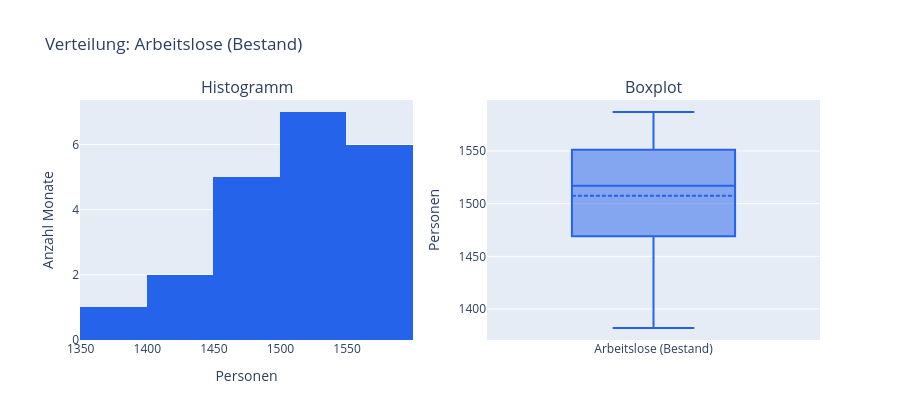

The code cell stored with this chart in its notebook:
### Markdown cell above
Für die Projektdokumentation werden Histogramm und Boxplot zusätzlich nebeneinander in einer gemeinsamen Abbildung zusammengefasst (`abb8_verteilung.png`).

### Code cell
from plotly.subplots import make_subplots

fig = make_subplots(rows=1, cols=2, subplot_titles=("Histogramm", "Boxplot"))
fig.add_trace(go.Histogram(x=kennzahlen["Arbeitslose (Bestand)"], nbinsx=8, marker_color="#2563eb"), row=1, col=1)
fig.add_trace(go.Box(y=kennzahlen["Arbeitslose (Bestand)"], name="Arbeitslose (Bestand)", marker_color="#2563eb",
                     boxmean=True), row=1, col=2)
fig.update_xaxes(title_text="Personen", row=1, col=1)
fig.update_yaxes(title_text="Anzahl Monate", row=1, col=1)
fig.update_yaxes(title_text="Personen", row=1, col=2)
fig.update_layout(title="Verteilung: Arbeitslose (Bestand)", height=420, showlegend=False)
export_abbildung(fig, "abb8_verteilung.png", 950, 420)
fig

### Figure 1 — Plotly figure (JSON) as saved in the notebook; plotly's stock layout.template omitted (floating-point values rounded to 4 significant figures)
{"data": [{"marker": {"color": "#2563eb"}, "nbinsx": 8, "type": "histogram", "x": [1470.0, 1382.0, 1414.0, 1457.0, 1438.0, 1509.0, 1475.0, 1587.0, 1585.0, 1519.0, 1517.0, 1466.0, 1551.0, 1542.0, 1543.0, 1565.0, 1552.0, 1500.0, 1497.0, 1564.0, 1523.0], "xaxis": "x", "yaxis": "y"}, {"boxmean": true, "marker": {"color": "#2563eb"}, "name": "Arbeitslose (Bestand)", "type": "box", "xaxis": "x2", "y": [1470.0, 1382.0, 1414.0, 1457.0, 1438.0, 1509.0, 1475.0, 1587.0, 1585.0, 1519.0, 1517.0, 1466.0, 1551.0, 1542.0, 1543.0, 1565.0, 1552.0, 1500.0, 1497.0, 1564.0, 1523.0], "yaxis": "y2"}], "layout": {"annotations": [{"font": {"size": 16}, "showarrow": false, "text": "Histogramm", "x": 0.225, "xanchor": "center", "xref": "paper", "y": 1.0, "yanchor": "bottom", "yref": "paper"}, {"font": {"size": 16}, "showarrow": false, "text": "Boxplot", "x": 0.775, "xanchor": "center", "xref": "paper", "y": 1.0, "yanchor": "bottom", "yref": "paper"}], "height": 420, "showlegend": false, "title": {"text": "Verteilung: Arbeitslose (Bestand)"}, "xaxis": {"anchor": "y", "domain": [0.0, 0.45], "title": {"text": "Personen"}}, "xaxis2": {"anchor": "y2", "domain": [0.55, 1.0]}, "yaxis": {"anchor": "x", "domain": [0.0, 1.0], "title": {"text": "Anzahl Monate"}}, "yaxis2": {"anchor": "x2", "domain": [0.0, 1.0], "title": {"text": "Personen"}}}}
